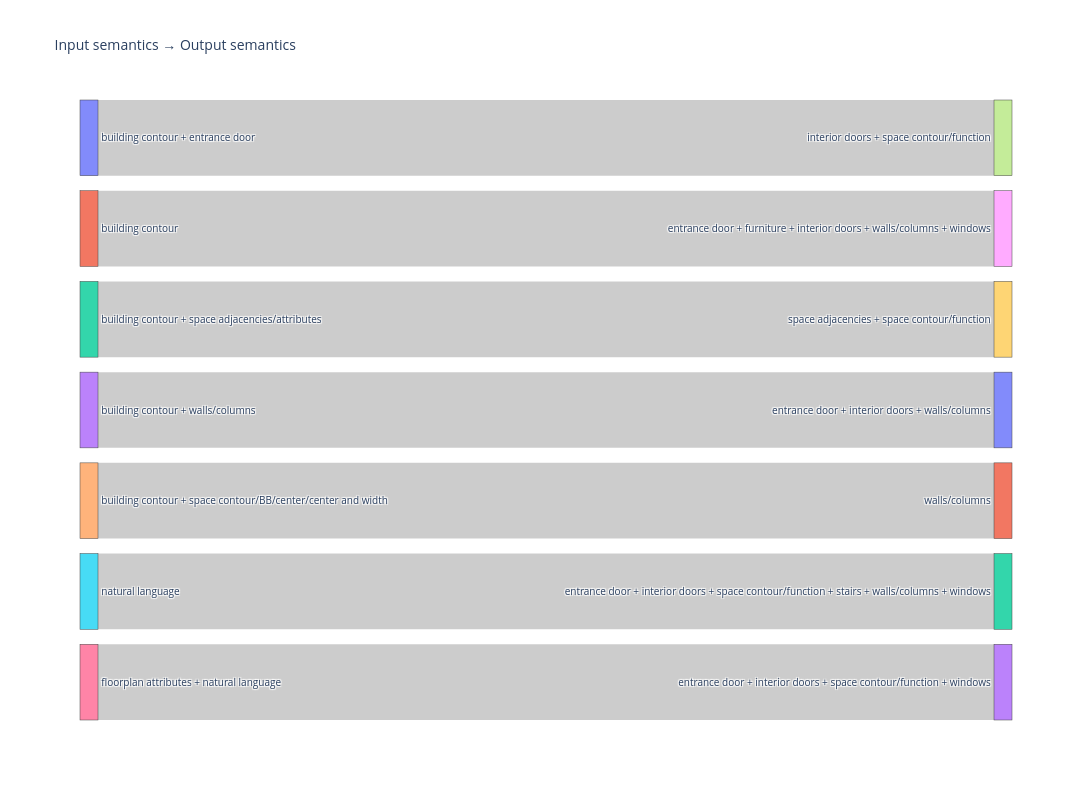

Here is the notebook cell this chart was saved with:
### Code cell
df_cooc_3 = df_cooc[df_cooc["output_semantics"].isin(single_list)] 

sources = df_cooc_3["input_semantics"].astype(str)
targets = df_cooc_3["output_semantics"].astype(str)
values = df_cooc_3["Count"]

# Create unique node list
nodes = pd.Index(pd.concat([sources, targets]).unique())

# Map labels to numeric IDs
source_ids = sources.map(nodes.get_loc)
target_ids = targets.map(nodes.get_loc)

fig = go.Figure(data=[go.Sankey(
    node=dict(
        label=nodes.tolist(),
        pad=15,
        thickness=18
    ),
    link=dict(
        source=source_ids,
        target=target_ids,
        value=values
    )
)])

fig.update_layout(
     title_text="Input semantics → Output semantics",
    font_size=10,
    width=1200,
    height=800
)

### Figure 1 — Plotly figure (JSON) as saved in the notebook; plotly's stock layout.template omitted (floating-point values rounded to 4 significant figures)
{"data": [{"link": {"source": [0, 1, 2, 3, 4, 5, 6], "target": [7, 8, 9, 10, 11, 12, 13], "value": [1, 1, 1, 1, 1, 1, 1]}, "node": {"label": ["building contour + entrance door", "building contour", "building contour + space adjacencies/attributes", "building contour + walls/columns", "building contour + space contour/BB/center/center and width", "natural language", "floorplan attributes + natural language", "interior doors + space contour/function", "entrance door + furniture + interior doors + walls/columns + windows", "space adjacencies + space contour/function", "entrance door + interior doors + walls/columns", "walls/columns", "entrance door + interior doors + space contour/function + stairs + walls/columns + windows", "entrance door + interior doors + space contour/function + windows"], "pad": 15, "thickness": 18}, "type": "sankey"}], "layout": {"font": {"size": 10}, "height": 800, "title": {"text": "Input semantics → Output semantics"}, "width": 1200}}
